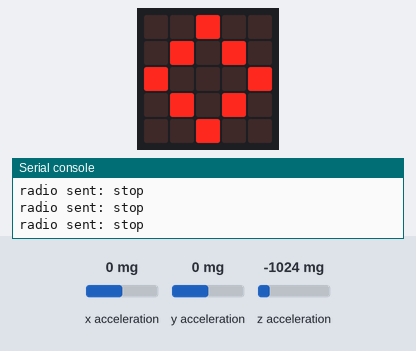
The program below on a simulated BBC micro:bit running MicroPython. On the bench: the board's 5×5 LED display, the last lines printed to the serial console. The test bench sets the inputs (shaded band); at power-on: x acceleration 0 mg, y acceleration 0 mg, z acceleration -1024 mg. No radio messages arrive unless stated (any console line starting 'radio sent:' is added by the test bench).

Above: at 1.2 s.
1.3 s: x acceleration set to -1440 mg
At 1.9 s:
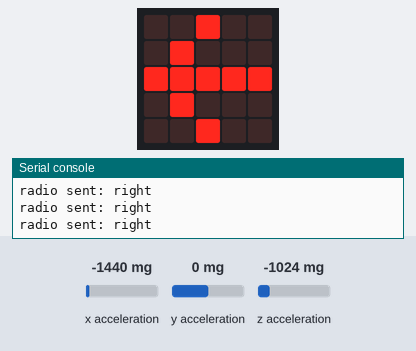
2.8 s: y acceleration set to -1440 mg
At 4.0 s:
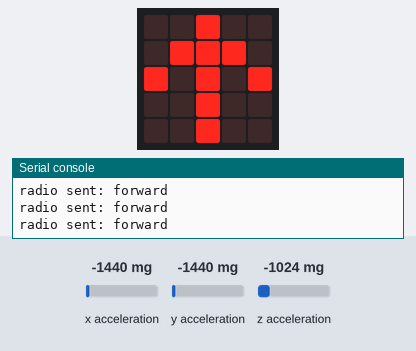
4.3 s: y acceleration set to 1440 mg
At 5.3 s:
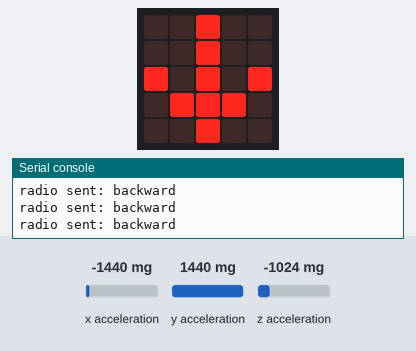
5.8 s: y acceleration set to -750 mg
At 6.2 s:
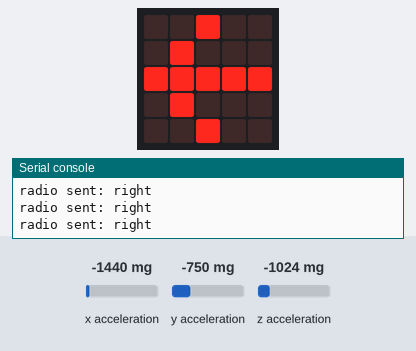
7.3 s: x acceleration set to 1440 mg
At 8.5 s:
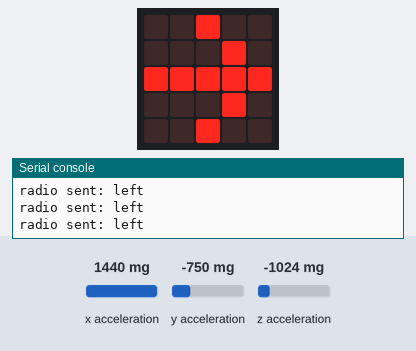
8.8 s: x acceleration set to -750 mg
At 9.6 s:
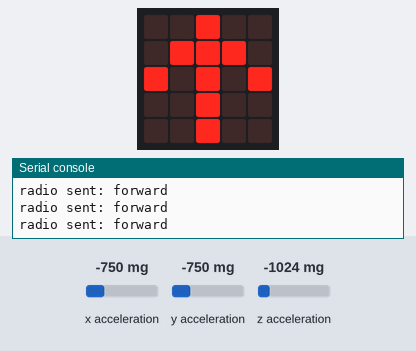
Timing chart, 0 to 11.3 s (numbered marks = the images above; inputs shaded):
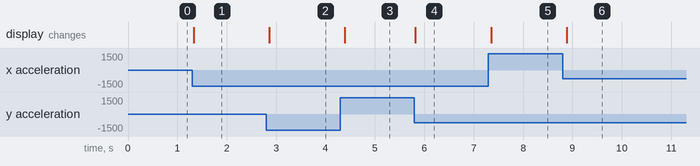

The program:

rc_controller.py
```python
# For the micro:bit RC car controller

RADIO_CHANNEL = 42  # radio channel: 0~255

from microbit import display, Image, accelerometer, sleep
from math import pi, atan2, sqrt
import radio

radio.config(group=RADIO_CHANNEL)
radio.on()

def rotationPitch():
    return atan2(
            accelerometer.get_y(),
            sqrt(accelerometer.get_x() ** 2 + accelerometer.get_z() ** 2)
            ) * (180 / pi)

def rotationRoll():
    return atan2(
            accelerometer.get_x(),
            sqrt(accelerometer.get_y() ** 2 + accelerometer.get_z() ** 2)
            ) * (180 / pi)

while True:
    pitch = rotationPitch()
    roll = rotationRoll()

    if pitch < -30:
        display.show(Image.ARROW_N)
        radio.send('forward')
    elif pitch > 30:
        display.show(Image.ARROW_S)
        radio.send('backward')
    elif roll > 30:
        display.show(Image.ARROW_E)
        radio.send('left')
    elif roll < -30:
        display.show(Image.ARROW_W)
        radio.send('right')
    else:
        display.show(Image.DIAMOND)
        radio.send('stop')

    sleep(100)
```

Measured:
- after the input at 1.3 s, the display: changes at once (image 1)
- after the input at 2.8 s, the display: changes after 0.06 s (image 2)
- after the input at 4.3 s, the display: changes after 0.09 s (image 3)
- after the input at 5.8 s, the display: changes at once (image 4)
- after the input at 7.3 s, the display: changes after 0.05 s (image 5)
- after the input at 8.8 s, the display: changes after 0.08 s (image 6)
